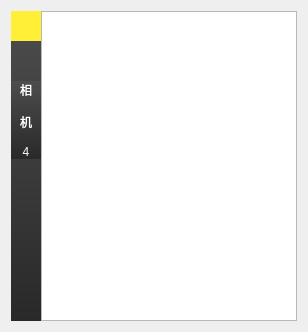
              <widget class="QWidget" name="pagemain4">
               <layout class="QVBoxLayout" name="verticalLayout_33">
                <item>
                 <widget class="QWidget" name="widgetMain2_2" native="true">
                  <layout class="QHBoxLayout" name="horizontalLayout_33">
                   <property name="spacing">
                    <number>0</number>
                   </property>
                   <property name="leftMargin">
                    <number>0</number>
                   </property>
                   <property name="topMargin">
                    <number>0</number>
                   </property>
                   <property name="rightMargin">
                    <number>0</number>
                   </property>
                   <property name="bottomMargin">
                    <number>0</number>
                   </property>
                   <item>
                    <widget class="QWidget" name="widget_38" native="true">
                     <property name="minimumSize">
                      <size>
                       <width>0</width>
                       <height>0</height>
                      </size>
                     </property>
                     <property name="maximumSize">
                      <size>
                       <width>16777215</width>
                       <height>10000</height>
                      </size>
                     </property>
                     <property name="styleSheet">
                      <string notr="true">background: qlineargradient(spread:pad, x1:0, y1:0, x2:0, y2:1, stop:0#4D4D4D, stop:1 #292929);</string>
                     </property>
                     <layout class="QVBoxLayout" name="verticalLayout_44">
                      <property name="spacing">
                       <number>0</number>
                      </property>
                      <property name="leftMargin">
                       <number>0</number>
                      </property>
                      <property name="topMargin">
                       <number>0</number>
                      </property>
                      <property name="rightMargin">
                       <number>0</number>
                      </property>
                      <property name="bottomMargin">
                       <number>0</number>
                      </property>
                      <item>
                       <layout class="QVBoxLayout" name="verticalLayout_32">
                        <property name="spacing">
                         <number>0</number>
                        </property>
                        <item>
                         <widget class="QLabel" name="label_53">
                          <property name="minimumSize">
                           <size>
                            <width>30</width>
                            <height>30</height>
                           </size>
                          </property>
                          <property name="maximumSize">
                           <size>
                            <width>30</width>
                            <height>30</height>
                           </size>
                          </property>
                          <property name="styleSheet">
                           <string notr="true">background-color:rgb(255, 239, 55)</string>
                          </property>
                          <property name="text">
                           <string/>
                          </property>
                         </widget>
                        </item>
                        <item>
                         <spacer name="verticalSpacer_18">
                          <property name="orientation">
                           <enum>Qt::Vertical</enum>
                          </property>
                          <property name="sizeHint" stdset="0">
                           <size>
                            <width>20</width>
                            <height>40</height>
                           </size>
                          </property>
                         </spacer>
                        </item>
                       </layout>
                      </item>
                      <item>
                       <widget class="QLabel" name="label_31">
                        <property name="styleSheet">
                         <string notr="true">color: rgb(255, 255, 255);
font: 75 14pt &quot;微软雅黑&quot;;</string>
                        </property>
                        <property name="text">
                         <string>相

机

4</string>
                        </property>
                        <property name="alignment">
                         <set>Qt::AlignCenter</set>
                        </property>
                       </widget>
                      </item>
                      <item>
                       <spacer name="verticalSpacer_19">
                        <property name="orientation">
                         <enum>Qt::Vertical</enum>
                        </property>
                        <property name="sizeHint" stdset="0">
                         <size>
                          <width>20</width>
                          <height>162</height>
                         </size>
                        </property>
                       </spacer>
                      </item>
                     </layout>
                    </widget>
                   </item>
                   <item>
                    <widget class="GraphicsView" name="graphicsViewMain2_2"/>
                   </item>
                  </layout>
                 </widget>
                </item>
               </layout>
              </widget>
